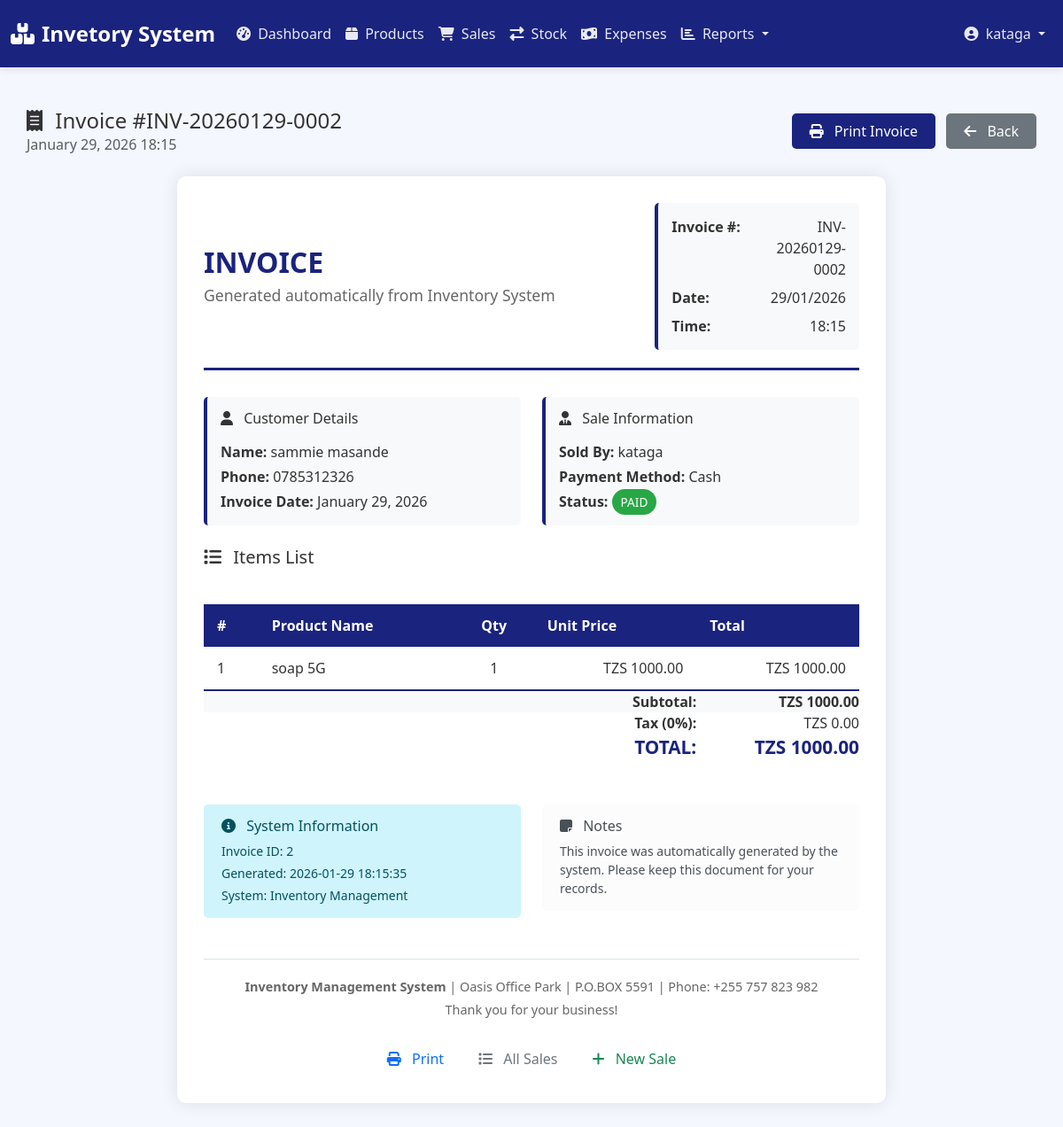
Page /sales/2/ (signed in) on the committed database.
### apps/models.py (models this page shows, shortened)
class Sale(models.Model):
    PAYMENT_METHODS = [
        ('cash', 'Cash'),
        ('card', 'Card'),
        ('transfer', 'Bank Transfer'),
        ('credit', 'Credit'),
    ]
    invoice_number = models.CharField(max_length=50, unique=True)
    customer_name = models.CharField(max_length=200, blank=True)
    customer_phone = models.CharField(max_length=20, blank=True)
    items = models.JSONField()  # Store sale items as JSON
    total_amount = models.DecimalField(max_digits=10, decimal_places=2)
    payment_method = models.CharField(max_length=20, choices=PAYMENT_METHODS)
    payment_status = models.BooleanField(default=True)
    created_by = models.ForeignKey(User, on_delete=models.SET_NULL, null=True)
    created_at = models.DateTimeField(auto_now_add=True)

### apps/views.py (the view)
# urls.py: path('sales/<int:pk>/', views.sale_detail, name='sale_detail'),
@login_required
def sale_detail(request, pk):
    sale = get_object_or_404(Sale, pk=pk)
    items_with_total = []
    for item in sale.items:
        items_with_total.append({
            **item,
            'total': float(item['price']) * item['quantity']
        })
    context = {
        'sale': sale,
        'items': items_with_total,
    }
    return render(request, 'apps/sales/detail.html', context)

### apps/views.py (called while the page is built)
def expense_summary_context(request):
    if request.user.is_authenticated:
        today = timezone.now().date()
        month_start = today.replace(day=1)
        return {
            'today_expenses': Expense.objects.filter(date=today).aggregate(Sum('amount'))['amount__sum'] or 0,
            'month_expenses': Expense.objects.filter(date__gte=month_start).aggregate(Sum('amount'))['amount__sum'] or 0,
            'recent_expenses': Expense.objects.order_by('-date')[:5],
        }
    return {}

### apps/templates/apps/sales/detail.html (shortened to what this page needs)
{% extends 'apps/base.html' %}
{% block content %}
<div class="dashboard-content">
    <div class="row mb-4 no-print">
        <div class="col-12">
            <div class="d-flex justify-content-between align-items-center">
                <div>
                    <h2 class="h4 mb-0">
                        <i class="fas fa-receipt me-2"></i>
                        Invoice #{{ sale.invoice_number }}
                    </h2>
                    <p class="text-muted mb-0">{{ sale.created_at|date:"F d, Y H:i" }}</p>
                </div>
                <div>
                    <button onclick="window.print()" class="btn btn-primary me-2">
                        <i class="fas fa-print me-2"></i> Print Invoice
                    </button>
                    <a href="{% url 'sale_list' %}" class="btn btn-secondary">
                        <i class="fas fa-arrow-left me-2"></i> Back
                    </a>
                </div>
            </div>
        </div>
    </div>
    <div class="invoice-container">
        <div class="invoice-header">
            <div class="row align-items-center">
                <div class="col-md-8">
                    <h1 class="invoice-title mb-1">INVOICE</h1>
                    <p class="invoice-subtitle mb-0">Generated automatically from Inventory System</p>
                </div>
                <div class="col-md-4 text-end">
                    <div class="invoice-info-box">
                        <div class="row">
                            <div class="col-6 text-start">
                                <strong>Invoice #:</strong>
                            </div>
                            <div class="col-6 text-end">
                                {{ sale.invoice_number }}
                            </div>
                        </div>
                        <div class="row mt-2">
                            <div class="col-6 text-start">
                                <strong>Date:</strong>
                            </div>
                            <div class="col-6 text-end">
                                {{ sale.created_at|date:"d/m/Y" }}
                            </div>
                        </div>
                        <div class="row mt-2">
                            <div class="col-6 text-start">
                                <strong>Time:</strong>
                            </div>
                            <div class="col-6 text-end">
                                {{ sale.created_at|time:"H:i" }}
                            </div>
                        </div>
                    </div>
                </div>
            </div>
        </div>
        <div class="row mb-4">
            <div class="col-md-6">
                <div class="invoice-info-box">
                    <h6 class="mb-3"><i class="fas fa-user me-2"></i> Customer Details</h6>
                    <p class="mb-1"><strong>Name:</strong> {{ sale.customer_name|default:"Walk-in Customer" }}</p>
                    {% if sale.customer_phone %}
                    <p class="mb-1"><strong>Phone:</strong> {{ sale.customer_phone }}</p>
                    {% endif %}
                    <p class="mb-0"><strong>Invoice Date:</strong> {{ sale.created_at|date:"F d, Y" }}</p>
                </div>
            </div>
            <div class="col-md-6">
                <div class="invoice-info-box">
                    <h6 class="mb-3"><i class="fas fa-user-tie me-2"></i> Sale Information</h6>
                    <p class="mb-1"><strong>Sold By:</strong> {{ sale.created_by.username }}</p>
                    <p class="mb-1"><strong>Payment Method:</strong> {{ sale.get_payment_method_display }}</p>
                    <p class="mb-0">
                        <strong>Status:</strong>
                        <span class="status-badge {% if sale.payment_status %}badge-paid{% else %}badge-unpaid{% endif %}">
                            {% if sale.payment_status %}PAID{% else %}UNPAID{% endif %}
                        </span>
                    </p>
                </div>
            </div>
        </div>
        <h5 class="mb-3"><i class="fas fa-list me-2"></i> Items List</h5>
        <div class="table-responsive">
            <table class="invoice-table">
                <thead>
                    <tr>
                        <th>#</th>
                        <th>Product Name</th>
                        <th class="text-center">Qty</th>
                        <th class="text-right">Unit Price</th>
                        <th class="text-right">Total</th>
                    </tr>
                </thead>
                <tbody>
                    {% for item in sale.items %}
                    <tr>
                        <td>{{ forloop.counter }}</td>
                        <td>{{ item.product_name }}</td>
                        <td class="text-center">{{ item.quantity }}</td>
                        <td class="text-right">TZS {{ item.price|floatformat:2 }}</td>
                        <td class="text-right">TZS {{ item.total|floatformat:2 }}</td>
                    </tr>
                    {% endfor %}
                </tbody>
                <tfoot>
                    <tr class="total-row">
                        <td colspan="3"></td>
                        <td class="text-right"><strong>Subtotal:</strong></td>
                        <td class="text-right">TZS {{ sale.total_amount|floatformat:2 }}</td>
                    </tr>
                    <tr>
                        <td colspan="3"></td>
                        <td class="text-right"><strong>Tax (0%):</strong></td>
                        <td class="text-right">TZS 0.00</td>
                    </tr>
                    <tr class="grand-total">
                        <td colspan="3"></td>
                        <td class="text-right"><strong>TOTAL:</strong></td>
                        <td class="text-right">TZS {{ sale.total_amount|floatformat:2 }}</td>
                    </tr>
                </tfoot>
            </table>
        </div>
        <div class="row mt-4">
            <div class="col-md-6">
                <div class="alert alert-info">
                    <h6 class="mb-2"><i class="fas fa-info-circle me-2"></i> System Information</h6>
                    <p class="mb-1 small">Invoice ID: {{ sale.id }}</p>
                    <p class="mb-1 small">Generated: {{ sale.created_at|date:"Y-m-d H:i:s" }}</p>
                    <p class="mb-0 small">System: Inventory Management</p>
                </div>
            </div>
            <div class="col-md-6">
                <div class="alert alert-light">
                    <h6 class="mb-2"><i class="fas fa-sticky-note me-2"></i> Notes</h6>
                    <p class="mb-0 small">This invoice was automatically generated by the system. Please keep this document for your records.</p>
                </div>
            </div>
        </div>
        <div class="invoice-footer">
            <p class="mb-1">
                <strong>Inventory Management System</strong> |
                Oasis Office Park | P.O.BOX 5591 | Phone: +255 757 823 982
            </p>
            <p class="mb-0">Thank you for your business!</p>
        </div>
        <div class="row mt-4 no-print">
            <div class="col-12 text-center">
                <div class="btn-group" role="group">
                    <button onclick="window.print()" class="btn btn-outline-primary">
                        <i class="fas fa-print me-2"></i> Print
                    </button>
                    <a href="{% url 'sale_list' %}" class="btn btn-outline-secondary">
                        <i class="fas fa-list me-2"></i> All Sales
                    </a>
                    <a href="{% url 'create_sale' %}" class="btn btn-outline-success">
                        <i class="fas fa-plus me-2"></i> New Sale
                    </a>
                </div>
            </div>
        </div>
    </div>
</div>
{% endblock %}

### apps/templates/apps/base.html (shortened to what this page needs)
{% load static %}
<!DOCTYPE html>
<html lang="en">
<head>
    <link href="https://cdn.jsdelivr.net/npm/bootstrap@5.3.0/dist/css/bootstrap.min.css" rel="stylesheet">
    <link rel="stylesheet" href="https://cdnjs.cloudflare.com/ajax/libs/font-awesome/6.4.0/css/all.min.css">
    <link rel="stylesheet" href="{% static 'apps/css/style.css' %}">
</head>
<body>
    {% if user.is_authenticated %}
    <nav class="navbar navbar-expand-lg navbar-dark">
        <div class="container-fluid">
            <a class="navbar-brand" href="{% url 'dashboard' %}">
                <i class="fas fa-boxes me-2"></i>Invetory System
            </a>
            <div class="collapse navbar-collapse" id="navbarNav">
                <ul class="navbar-nav me-auto">
                    <li class="nav-item">
                        <a class="nav-link" href="{% url 'dashboard' %}">
                            <i class="fas fa-tachometer-alt me-1"></i> Dashboard
                        </a>
                    </li>
                    <li class="nav-item">
                        <a class="nav-link" href="{% url 'product_list' %}">
                            <i class="fas fa-box me-1"></i> Products
                        </a>
                    </li>
                    <li class="nav-item">
                        <a class="nav-link" href="{% url 'sale_list' %}">
                            <i class="fas fa-shopping-cart me-1"></i> Sales
                        </a>
                    </li>
                    <li class="nav-item">
                        <a class="nav-link" href="{% url 'stock_transactions' %}">
                            <i class="fas fa-exchange-alt me-1"></i> Stock
                        </a>
                    </li>
<li class="nav-item">
    <a class="nav-link" href="{% url 'expense_list' %}">
        <i class="fas fa-money-bill-wave me-1"></i> Expenses
    </a>
</li>
<li class="nav-item dropdown">
    <a class="nav-link dropdown-toggle" href="#" id="reportsDropdown" role="button" data-bs-toggle="dropdown">
        <i class="fas fa-chart-bar me-1"></i> Reports
    </a>
</li>
                </ul>
                <ul class="navbar-nav">
                    <li class="nav-item dropdown">
                        <a class="nav-link dropdown-toggle" href="#" id="userDropdown" role="button" data-bs-toggle="dropdown">
                            <i class="fas fa-user-circle me-1"></i> {{ user.username }}
                        </a>
                    </li>
                </ul>
            </div>
        </div>
    </nav>
    {% endif %}
    <main>
        {% block content %}{% endblock %}
    </main>
</body>
</html>

### apps/static/apps/css/style.css (style rules this page uses)
:root { --primary-blue: #1a237e; --dark-blue: #0d1430; --medium-blue: #283593; --light-blue: #3949ab; --accent-blue: #5c6bc0; --success-color: #28a745; --warning-color: #ffc107; --danger-color: #dc3545; --info-color: #17a2b8; --light-gray: #f8f9fa; --dark-gray: #343a40; --sidebar-width: 250px; }
* { margin: 0; padding: 0; box-sizing: border-box; }
body { font-family: 'Segoe UI', Tahoma, Geneva, Verdana, sans-serif; background-color: #f5f7ff; color: #333; min-height: 100vh; }
.navbar { background: var(--primary-blue) !important; box-shadow: 0 2px 10px rgba(0, 0, 0, 0.1); padding: 15px 0; }
.navbar-brand { font-weight: 700; font-size: 1.5rem; color: white !important; }
.navbar-nav .nav-link { color: rgba(255, 255, 255, 0.9) !important; padding: 8px 15px; transition: all 0.3s ease; }
.btn { border-radius: 5px; padding: 8px 20px; font-weight: 500; transition: all 0.3s ease; border: none; }
.btn-primary { background: var(--primary-blue); border-color: var(--primary-blue); }
.alert { border-radius: 5px; border: none; padding: 15px 20px; }
.dashboard-content { padding: 30px; min-height: calc(100vh - 70px); }

### apps/templates/apps/sales/detail.html (style rules this page uses)
.invoice-container { max-width: 800px; margin: 0 auto; background: white; padding: 30px; border-radius: 10px; box-shadow: 0 0 20px rgba(0,0,0,0.1); }
.invoice-header { border-bottom: 3px solid #1a237e; padding-bottom: 20px; margin-bottom: 30px; }
.invoice-title { color: #1a237e; font-weight: 700; font-size: 2rem; }
.invoice-subtitle { color: #666; font-size: 1.1rem; }
.invoice-info-box { background: #f8f9fa; padding: 15px; border-radius: 5px; border-left: 4px solid #1a237e; }
.invoice-table { width: 100%; border-collapse: collapse; margin: 25px 0; }
.invoice-table thead th { background-color: #1a237e; color: white; padding: 12px 15px; text-align: left; font-weight: 600; }
.invoice-table tbody td { padding: 12px 15px; border-bottom: 1px solid #dee2e6; }
.invoice-table tbody tr:last-child td { border-bottom: 2px solid #1a237e; }
.text-right { text-align: right; }
.text-center { text-align: center; }
.total-row { font-weight: 700; background-color: #f8f9fa; }
.grand-total { font-size: 1.3rem; color: #1a237e; font-weight: 700; }
.invoice-footer { margin-top: 30px; padding-top: 20px; border-top: 1px solid #dee2e6; text-align: center; color: #666; font-size: 0.9rem; }
.status-badge { padding: 5px 10px; border-radius: 20px; font-weight: 500; font-size: 0.85rem; }
.badge-paid { background-color: #28a745; color: white; }

### rows in the picture
Sale: invoice_number "INV-20260129-0002", created_at "January 29, 2026 18:15", created_at "29/01/2026", created_at "18:15", customer_name "sammie masande", customer_phone "0785312326", created_at "January 29, 2026", created_by.username "kataga", payment_method "Cash", product_name "soap 5G", quantity "1", price "1000.00", total "1000.00", total_amount "1000.00", id "2", created_at "2026-01-29 18:15:35"

### other values in the picture
{{ user.username }} "kataga"
